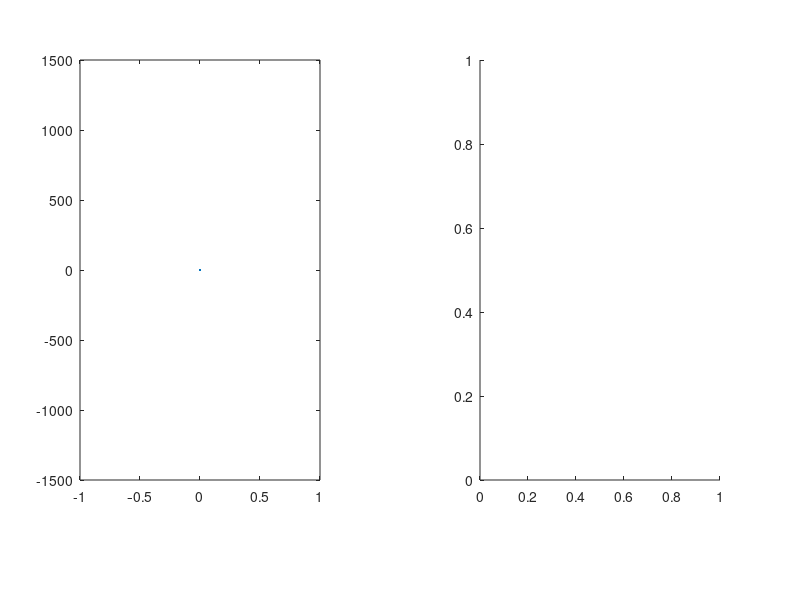

Recreate this plot in MATLAB. (Note: this script raises an error after producing the figure.)
%plot_tick ()
clear all
tick=1;
img(1:30000,1)=0;

limit_history=10
colormap jet

hF = figure('Name', 'myplotgui2', 'NumberTitle', 'off',...
'MenuBar', 'none', 'Units', 'characters');
set(hF, 'Position', [10 10 100 30]); 
% создаем две пары осей
hA1 = axes('Position', [0.1 0.2 0.3 0.7]);
hA2 = axes('Position', [0.6 0.2 0.3 0.7]);
% создаем две кнопки, для каждой кнопки функция BtnP
    btc_usd_bid(1)=0;
    btc_usd_ask(1)=0;
    btc_usd_p(1)=0;
    btc_usd_t(1)=0;

for tick =1:30000;

    %УДАЛИЛ КАК ПАРСИТ, ОСТАВИЛ ТОЛЬКО КАК РИСУЕТ. 
    
    
    %subplot(2,1,1)
    
    axes(hA1);

    plot(btc_usd_t,btc_usd_p) 
    set(hA1, 'YLim',[btc_usd_p(1)-1500 btc_usd_p(1)+1500])
    
 %{ subplot(2,2,2)
%   plot(btc_usd_t,btc_usd_bid-btc_usd_ask)

   % figure 
 %   subplot(2,2,3);
  %  image(img) ;
   % axis ([0 tick btc_usd_p(1)-100 btc_usd_p(1)+100]);
    %subplot(2,1,2);
    axes(hA2);
   img(1,tick)=0;
   img= Depth(img,tick);      
   
   for i = round(btc_usd_p(1))+2:30000

           img(i,tick)=img(i,tick)+img(i-1,tick);

   end
   
   for i = round(btc_usd_p(1))-2:-1:1

           img(i,tick)=img(i,tick)+img(i+1,tick);

   end
   
       for i = 2:limit_history
        img(round(btc_usd_p(i)),tick)=10000000;
    end 
   
    imagesc(img,[0  btc_usd_p(10)])
   caxis ([0 200]);
    if tick <1000
         axis ([0 tick btc_usd_p(1)-100 btc_usd_p(1)+100]);
   else
         axis ([tick-1000 tick btc_usd_p(1)-100 btc_usd_p(1)+100]);
   end
   
   set(hA2,'YDir','normal')
   
   set(hA1, 'YLim',[btc_usd_p(1)-1500 btc_usd_p(1)+1500])
   
    % imagesc(img)
   pause(1)

end
    
    
    
    
    